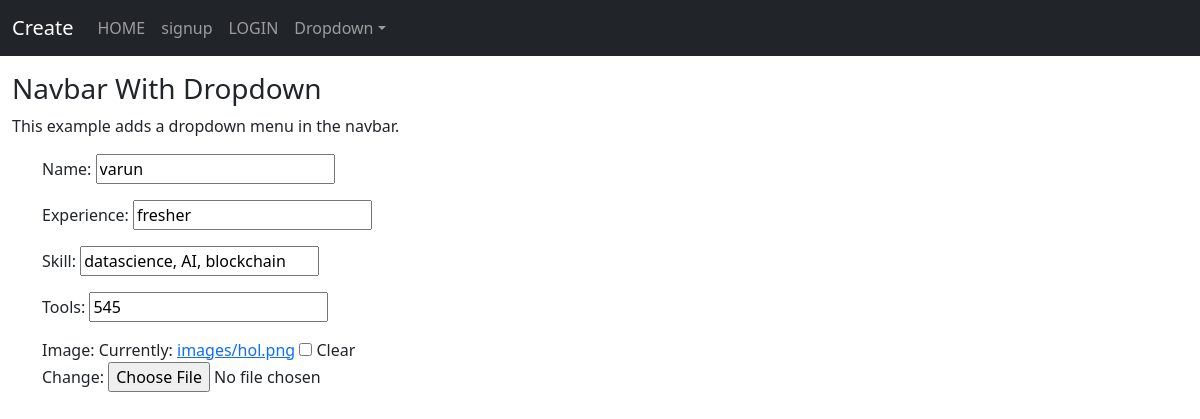
The app's page /update/2/ with its own data.
### medicalstore/models.py (models this page shows, shortened)
class programmer(models.Model):
    Name = models.CharField(max_length=30)
    experience = models.CharField(max_length=30)
    skill = models.CharField(max_length=30)
    tools = models.CharField(default= '0',max_length=80)
    image = models.ImageField(blank= True, null= True, upload_to= "images/")

### medicalstore/views.py (the view)
# urls.py: path('update/<str:id>/', views.update, name='update'),
def update(request, id):
    r = programmer.objects.get(pk=id)
    form = ProgrammerForm(instance=r)
    if request.method == 'POST':
        form = ProgrammerForm(request.POST, instance=r)
        if form.is_valid():
            form.save()
            return render('/')
    return render(request, 'update.html',{'form': form})

### medicalstore/forms.py
class ProgrammerForm(ModelForm):
    class Meta:
        model = programmer
        fields = '__all__'

### templates/update.html (shortened to what this page needs)
{% extends 'base.html' %}
{% load static %}
{% block go %}
<form action='' method='POST' enctype="multipart/form-data">
     {{form.as_p}}
</form>
{% endblock go%}

### records on screen
programmer: Name "varun", experience "fresher", skill "datascience, AI, blockchain", tools "545"
